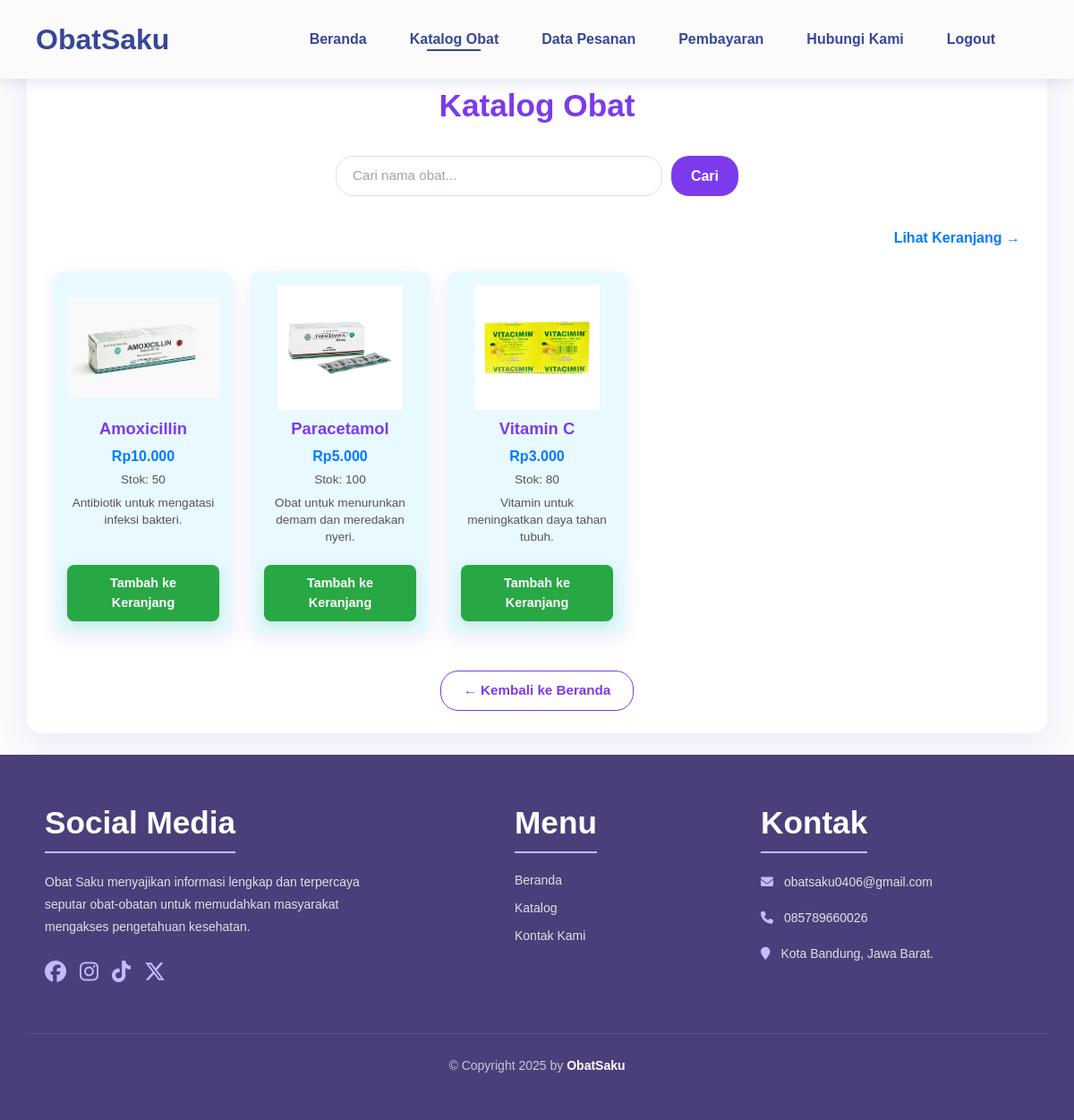
/obatsaku_website/kelola_obat.php, run on the app's committed database.
### tables this page shows
CREATE TABLE obat (
    id_obat INT AUTO_INCREMENT PRIMARY KEY,
    nama_obat VARCHAR(100) NOT NULL,
    jenis_obat VARCHAR(50),
    deskripsi TEXT,
    indikasi TEXT,
    dosis VARCHAR(100),
    efek_samping TEXT,
    harga DECIMAL(10,2),
    stok INT,
    gambar VARCHAR(255),
    tanggal_kedaluwarsa DATE
);

### obatsaku_website/kelola_obat.php (the view, shortened to what this page needs)
<?php
include 'header.php';
$keyword = '';
?>
<link rel="stylesheet" href="assets/css/kelola_obat.css" />
<div class="container">
    <h2>Katalog Obat</h2>
    <form method="GET" action="kelola_obat.php" class="form-search">
        <input type="text" name="search" placeholder="Cari nama obat..." value="<?= htmlspecialchars($keyword) ?>" autocomplete="off" />
        <button type="submit">Cari</button>
    </form>
    <a href="pembayaran.php" class="link-keranjang">Lihat Keranjang &rarr;</a>
    <div class="katalog-grid">
        <?php
        if (isset($conn) && $conn) {
            $sql_tampil_obat = "SELECT id_obat, nama_obat, harga, stok, gambar, deskripsi FROM obat";
            $sql_tampil_obat .= " ORDER BY nama_obat ASC";
            $stmt_tampil_obat = $conn->prepare($sql_tampil_obat);
            if ($stmt_tampil_obat) {
                $stmt_tampil_obat->execute();
                $result_tampil_obat = $stmt_tampil_obat->get_result();
                if ($result_tampil_obat->num_rows > 0):
                    while ($row = $result_tampil_obat->fetch_assoc()):
                ?>
                <div class="card-obat">
                    <div class="img-container">
                        <img src="assets/img/<?= htmlspecialchars(!empty($row['gambar']) ? $row['gambar'] : 'default-obat.png') ?>"
                             alt="<?= htmlspecialchars($row['nama_obat']) ?>"
                             onerror="this.onerror=null;this.src='assets/img/default-obat.png';"
                             loading="lazy" />
                    </div>
                    <div class="card-obat-konten">
                        <h3><?= htmlspecialchars($row['nama_obat']) ?></h3>
                        <p class="harga">Rp<?= number_format($row['harga'], 0, ',', '.') ?></p>
                        <p class="stok">Stok: <?= ($row['stok'] > 0) ? htmlspecialchars($row['stok']) : '<span style="color:red;">Habis</span>' ?></p>
                        <p class="deskripsi"><?= nl2br(htmlspecialchars($row['deskripsi'])) ?></p>
                    </div>
                    <form method="POST" action="kelola_obat.php<?= ($keyword ? "?search=" . urlencode($keyword) : "") ?>" class="form-tambah-keranjang">
                        <button type="submit" class="btn-tambah" <?= ($row['stok'] <= 0) ? 'disabled' : '' ?>>
                            <?= ($row['stok'] <= 0) ? 'Stok Habis' : 'Tambah ke Keranjang' ?>
                        </button>
                    </form>
                </div>
                <?php
                    endwhile;
                else:
                    echo "<p class='empty-message'>Obat dengan kata kunci <strong>\"" . htmlspecialchars($keyword) . "\"</strong> tidak ditemukan.</p>";
                endif;
            }
        } else {
            echo "<p class='empty-message'>Koneksi database tidak tersedia untuk menampilkan katalog.</p>";
        }
        ?>
    </div>
    <div class="back-home-container">
        <a href="index.php" class="btn-back-home">&larr; Kembali ke Beranda</a>
    </div>
</div>
<?php
include 'footer.php';
?>

### obatsaku_website/header.php (shortened to what this page needs)
<?php
$current_page = basename($_SERVER['PHP_SELF']);
?>
<!DOCTYPE html>
<html lang="id">
<head>
    <link rel="stylesheet" href="https://cdnjs.cloudflare.com/ajax/libs/remixicon/3.5.0/remixicon.css">
    <link href="https://cdnjs.cloudflare.com/ajax/libs/font-awesome/6.5.0/css/all.min.css" rel="stylesheet">
    <link href="https://cdn.jsdelivr.net/npm/bootstrap@5.3.0/dist/css/bootstrap.min.css" rel="stylesheet">
    <link rel="stylesheet" href="assets/css/header.css">
    <link rel="stylesheet" href="assets/css/footer.css">
    <link rel="stylesheet" href="assets/css/style.css">
    <link rel="stylesheet" href="assets/css/layanan.css">
    <link href="https://cdnjs.cloudflare.com/ajax/libs/font-awesome/6.5.0/css/all.min.css" rel="stylesheet">
    <script src="https://cdn.tailwindcss.com"></script>
    <link rel="stylesheet" href="https://cdn.datatables.net/1.13.4/css/jquery.dataTables.min.css">
    <link rel="stylesheet" href="assets/css/data_pesanan.css">
</head>
<body>
    <header class="header" id="header">
        <nav class="nav container-nav">
            <a href="index.php" class="nav__logo"><h3>ObatSaku</h3></a>
            <div class="nav__menu" id="nav-menu">
                <ul class="nav__list">
                    <li class="nav__item"><a href="index.php" class="nav__link <?= ($current_page == 'index.php') ? 'active-link' : '' ?>">Beranda</a></li>
                    <li class="nav__item"><a href="kelola_obat.php" class="nav__link <?= ($current_page == 'kelola_obat.php') ? 'active-link' : '' ?>">Katalog Obat</a></li>
                    <li class="nav__item"><a href="data_pesanan.php" class="nav__link <?= ($current_page == 'data_pesanan.php') ? 'active-link' : '' ?>">Data Pesanan</a></li>
                    <li class="nav__item"><a href="pembayaran.php" class="nav__link <?= ($current_page == 'pembayaran.php') ? 'active-link' : '' ?>">Pembayaran</a></li>
                    <li class="nav__item"><a href="hubungikami.php" class="nav__link <?= ($current_page == 'hubungikami.php') ? 'active-link' : '' ?>">Hubungi Kami</a></li>
                    <li class="nav__item"><a href="logout.php" class="nav__link">Logout</a></li>
                </ul>
            </div>
        </nav>
    </header>
    <main>

### obatsaku_website/footer.php (shortened to what this page needs)
</head>
</main>
    <footer>
        <div class="footer-box">
            <div class="box">
                <h2>Social Media</h2>
                <p>Obat Saku menyajikan informasi lengkap dan terpercaya seputar obat-obatan untuk memudahkan masyarakat mengakses pengetahuan kesehatan.</p>
                <div class="social">
                    <a href="#"><i class="fa-brands fa-facebook"></i></a>
                    <a href="#"><i class="fa-brands fa-instagram"></i></a>
                    <a href="#"><i class="fa-brands fa-tiktok"></i></a>
                    <a href="#"><i class="fa-brands fa-x-twitter"></i></a>
                </div>
            </div>
            <div class="box">
                <h2>Menu</h2>
                <a href="index.php">Beranda</a>
                <a href="kelola_obat.php">Katalog</a>
                <a href="hubungikami.php">Kontak Kami</a>
            </div>
            <div class="box">
                <h2>Kontak</h2>
                <p><i class="fa-solid fa-envelope"></i> obatsaku0406@gmail.com</p>
                <p><i class="fa-solid fa-phone"></i> 085789660026</p>
                <p><i class="fa-solid fa-location-pin"></i> Kota Bandung, Jawa Barat.</p>
            </div>
        </div>
        <div class="copyright">
            <p>&copy; Copyright 2025 by <span>ObatSaku</span></p>
        </div>
    </footer>
</body>
</html>

### obatsaku_website/assets/css/header.css (style rules this page uses)
html { height: 100%; }
body { min-height: 100%; display: flex; flex-direction: column; }
main { flex-grow: 1; padding-top: 4.5rem; }
@media screen and (min-width: 1023px) { main { padding-top: 6.5rem; } }
.nav__link.active-link { color: var(--title-color) !important; font-weight: var(--font-semi-bold); position: relative; }
.nav__link.active-link::after { content: ''; position: absolute; bottom: -5px; left: 50%; transform: translateX(-50%); width: 60%; height: 2px; background-color: var(--title-color); }
:root { --header-height: 3.5rem; --first-color: #C5BAFF; --title-color: hsl(231, 47%, 41%); --text-color: hsl(230, 12%, 40%); --body-color:#FBFBFB; --container-color: hsl(230, 100%, 97%); --border-color: hsl(230, 25%, 80%); --body-font: "Syne", sans-serif; --h2-font-size: 1.25rem; --normal-font-size: .938rem; --font-regular: 400; --font-medium: 500; --font-semi-bold: 600; --z-fixed: 100; --z-modal: 1000; }
@media screen and (min-width: 1023px) { :root { --h2-font-size: 1.5rem; --normal-font-size: 1rem; } }
* { box-sizing: border-box; padding: 0; margin: 0; }
html { scroll-behavior: smooth; }
body, input, button { font-family: var(--body-font); font-size: var(--normal-font-size); }
body { background-color: var(--body-color); color: var(--text-color); }
input, button { border: none; outline: none; }
ul { list-style: none; }
a { text-decoration: none; }
img { display: block; max-width: 100%; height: auto; }
.container { max-width: 100%; margin-inline: 0; }
.header { position: fixed; top: 0; left: 0; width: 100%; background-color: var(--body-color); box-shadow: 0 2px 16px hsla(230, 75%, 32%, .15); z-index: var(--z-fixed); }
.nav { height: var(--header-height); display: flex; justify-content: space-between; align-items: center; padding-inline: 1.5rem; }
.nav__logo { color: var(--title-color); font-weight: var(--font-semi-bold); transition: color .4s; text-decoration: none; padding-inline: 1rem; font-size: 2rem; }
:is(.nav__logo, .nav__search, .nav__login, .nav__toggle, .nav__link):hover { color: var(--first-color); }
.nav__list { display: flex; flex-direction: column; row-gap: 2.5rem; text-align: center; }
.nav__link { font-family: var(--body-font); color: var(--title-color); font-weight: var(--font-semi-bold); transition: color .4s; text-decoration: none; }
@media screen and (min-width: 1023px) { .nav { height: calc(var(--header-height) + 2rem); column-gap: 3rem; } }
@media screen and (min-width: 1023px) { .nav__menu { margin-left: auto; } }
@media screen and (min-width: 1023px) { .nav__list { flex-direction: row; column-gap: 3rem; } }
@media screen and (min-width: 1150px) { .container { margin-inline: auto; } }

### obatsaku_website/assets/css/footer.css (style rules this page uses)
* { margin: 0; padding: 0; box-sizing: border-box; scroll-behavior: smooth; font-family: "Poppins", sans-serif; }
footer { padding: 50px 0; background-color: #4a3f7a; color: #e0e0e0; }
.footer-box { display: flex; justify-content: space-between; flex-wrap: wrap; gap: 30px; row-gap: 50px; max-width: 1140px; margin: 0 auto; padding: 0 20px; font-size: 2.2rem; }
.footer-box h2 { margin-bottom: 20px; color: #ffffff; font-weight: 600; border-bottom: 2px solid #C5BAFF; padding-bottom: 10px; display: inline-block; }
.footer-box .box p { line-height: 1.8; font-size: 14px; }
.footer-box .box:nth-child(1) { flex-basis: 400px; }
.footer-box .social { margin-top: 20px; display: flex; align-items: center; gap: 15px; }
.footer-box .social a { font-size: 24px; text-decoration: none; color: #C5BAFF; transition: color 0.3s ease, transform 0.3s ease; }
.footer-box .box:nth-child(2) { flex-basis: 150px; }
.footer-box .box:nth-child(2) a { display: block; margin-bottom: 10px; text-decoration: none; font-size: 14px; color: #e0e0e0; transition: color 0.3s ease, padding-left 0.3s ease; }
.footer-box .box:nth-child(3) { flex-basis: 300px; }
.footer-box .box:nth-child(3) p { margin-bottom: 15px; display: flex; gap: 12px; align-items: flex-start; }
.footer-box .box:nth-child(3) i { color: #C5BAFF; margin-top: 5px; }
.copyright { margin-top: 50px; padding-top: 25px; text-align: center; border-top: 1px solid rgba(255, 255, 255, 0.1); max-width: 1140px; margin-left: auto; margin-right: auto; }
.copyright p { font-size: 14px; color: rgba(255, 255, 255, 0.7); }
.copyright p span { font-weight: bold; color: #ffffff; }

### obatsaku_website/assets/css/style.css (style rules this page uses)
:root { --primary: #0463FA; --light: #EFF5FF; --dark: #1B2C51; }
@media screen and (min-width: 1023px) { main { padding-top: 4.5rem; padding-bottom: 1.5rem; } }

### data on the page
obat: gambar (picture), nama_obat "Amoxicillin", harga "10.000", stok "50", deskripsi "Antibiotik untuk mengatasi infeksi bakteri.", shows "Tambah ke Keranjang"
obat: gambar (picture), nama_obat "Paracetamol", harga "5.000", stok "100", deskripsi "Obat untuk menurunkan demam dan meredakan nyeri.", shows "Tambah ke Keranjang"
obat: gambar (picture), nama_obat "Vitamin C", harga "3.000", stok "80", deskripsi "Vitamin untuk meningkatkan daya tahan tubuh.", shows "Tambah ke Keranjang"
